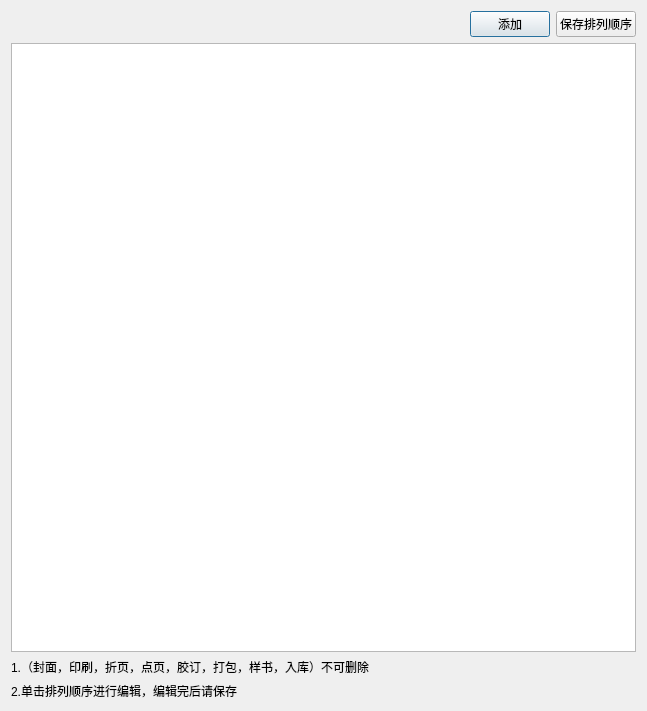
<?xml version="1.0" encoding="UTF-8"?>
<ui version="4.0">
 <class>CProMngDlg</class>
 <widget class="QDialog" name="CProMngDlg">
  <property name="geometry">
   <rect>
    <x>0</x>
    <y>0</y>
    <width>647</width>
    <height>711</height>
   </rect>
  </property>
  <property name="windowTitle">
   <string>项目管理</string>
  </property>
  <layout class="QVBoxLayout" name="verticalLayout_2">
   <item>
    <layout class="QHBoxLayout" name="horizontalLayout">
     <item>
      <spacer name="horizontalSpacer">
       <property name="orientation">
        <enum>Qt::Horizontal</enum>
       </property>
       <property name="sizeHint" stdset="0">
        <size>
         <width>40</width>
         <height>20</height>
        </size>
       </property>
      </spacer>
     </item>
     <item>
      <widget class="QPushButton" name="BTN_ADD">
       <property name="text">
        <string>添加</string>
       </property>
      </widget>
     </item>
     <item>
      <widget class="QPushButton" name="BTN_SAVE_DEX">
       <property name="text">
        <string>保存排列顺序</string>
       </property>
      </widget>
     </item>
    </layout>
   </item>
   <item>
    <layout class="QVBoxLayout" name="verticalLayout">
     <item>
      <widget class="QTableWidget" name="tableWidget"/>
     </item>
     <item>
      <widget class="QLabel" name="label">
       <property name="text">
        <string>1.（封面，印刷，折页，点页，胶订，打包，样书，入库）不可删除</string>
       </property>
      </widget>
     </item>
     <item>
      <widget class="QLabel" name="label_2">
       <property name="text">
        <string>2.单击排列顺序进行编辑，编辑完后请保存</string>
       </property>
      </widget>
     </item>
    </layout>
   </item>
  </layout>
 </widget>
 <layoutdefault spacing="6" margin="11"/>
 <resources/>
 <connections/>
</ui>
